Frame 1 (no input): blank canvas, image omitted
Frame 60 (the mouse pressed at the canvas centre just before this capture): blank canvas, image omitted
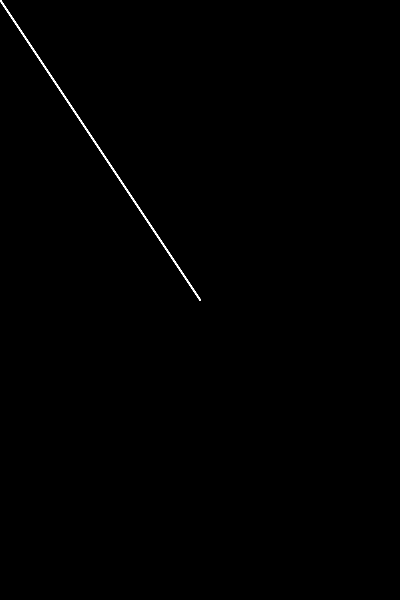
Frame 120 (the mouse held since frame 60 and released just before this capture)

The Processing sketch whose frames 1 and 60 were blank and that drew this single picture after the mouse press (run headless with seeded random() and noise(); from frame 60 on, the mouse is pressed at the canvas centre):

// Processing sketch: processing_99294
// ── processing_99294.pde

void setup()
{
  size(400,600);
  background(0,0,0);
  smooth();
  frameRate(10);
  textSize(45);
}
void draw()
{
  fill(0,0,0,75);
  stroke(255,255,255);
  line(0,0,mouseX,mouseY);
  
  textAlign(CENTER);
  text("School's Out!",200,100);

  textAlign(BOTTOM) ;
  text("IT'S SUMMER!", 100, 400);
}
